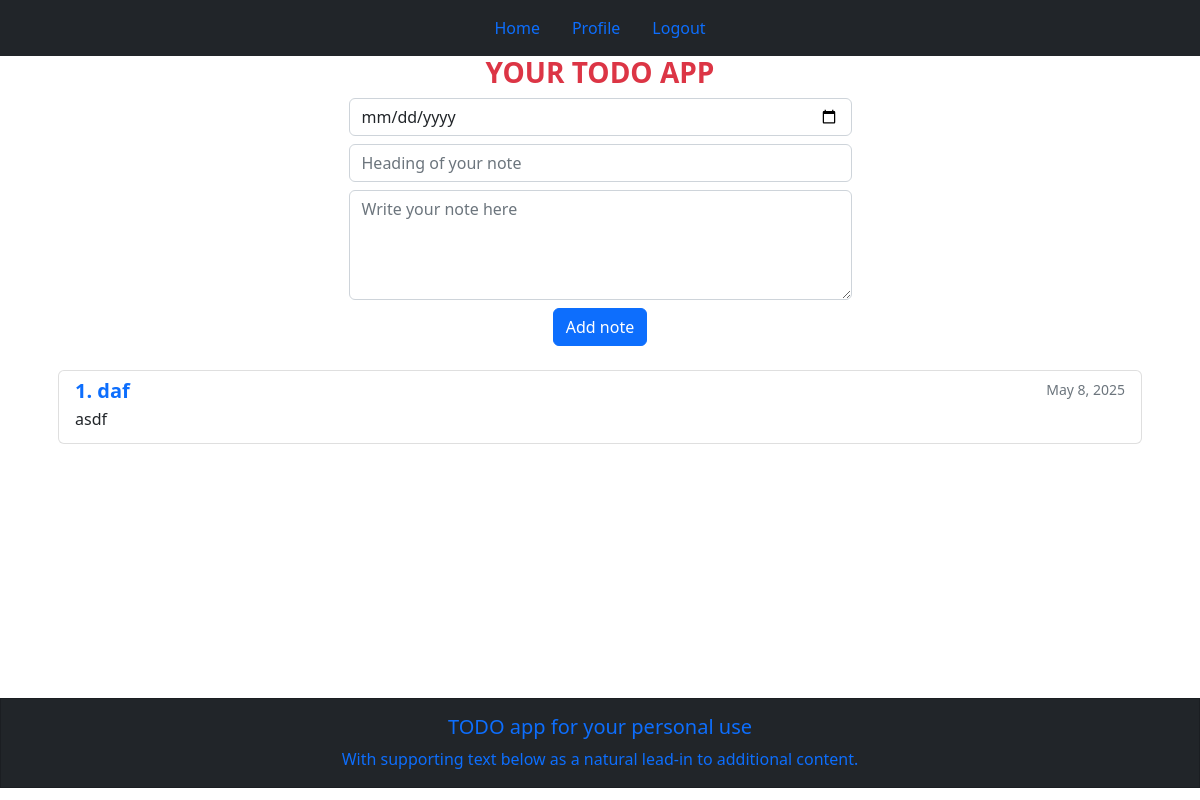
/home/ (signed in), run on an earlier commit of the app's database.
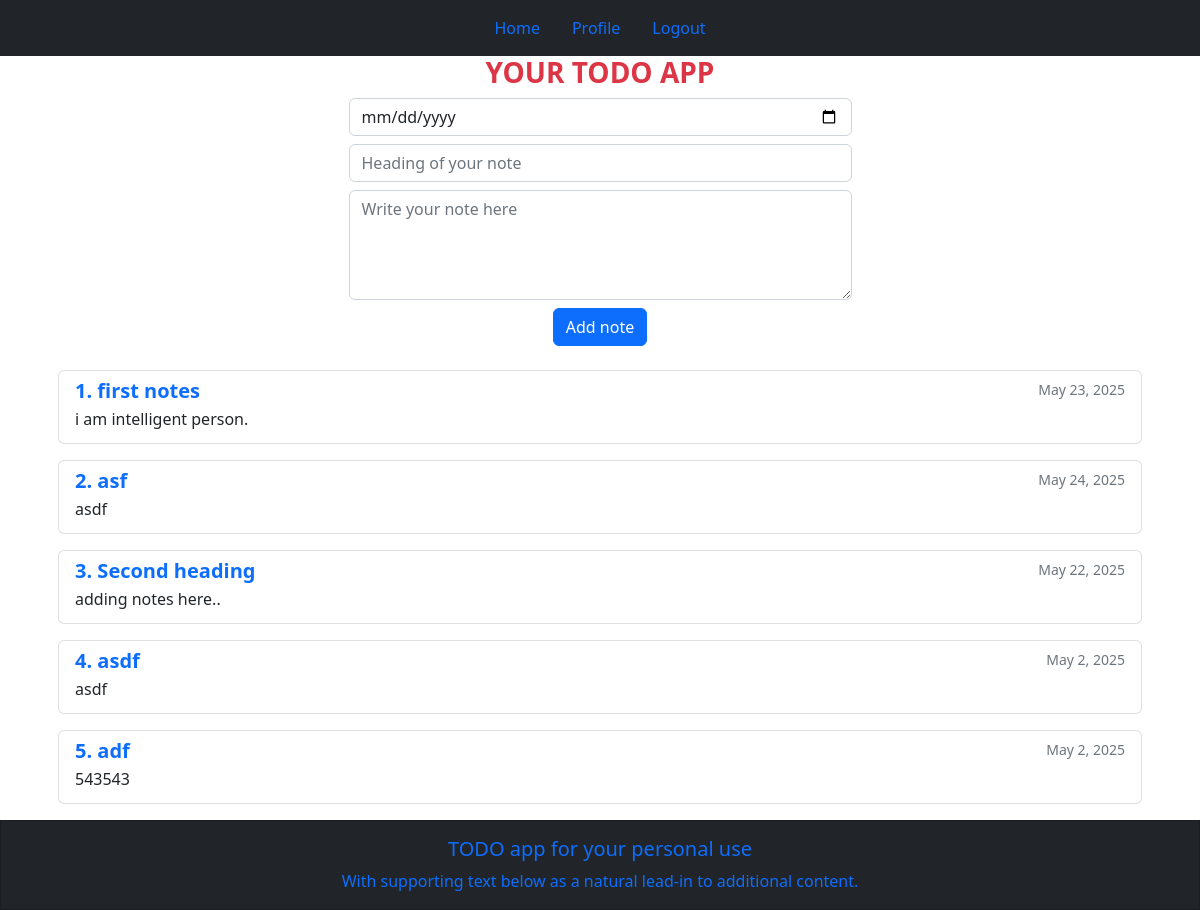
And on a later commit of the database.
### todoapp/models.py (models this page shows, shortened)
class Note(models.Model):
    noteheading = models.CharField(max_length=200 , default="Untitled note")
    note = models.CharField(max_length=200)
    date = models.DateField(default=date.today)

### todoapp/views.py (the view, shortened to what this page needs)
# urls.py: 2. Add a URL to urlpatterns:  path('', views.home, name='home')
@login_required(login_url='/login/')
def home(request):
    todos = Note.objects.all()
    return render(request, 'home.html', {'todos': todos})

### templates/home.html (shortened to what this page needs)
{% extends "base.html" %}
{% block content %}
<div class="container">
    <div class="row">
        <div class="col-md-12 d-flex justify-content-center">
            <h3 class="text-center fw-bold text-danger">YOUR TODO APP</h3>
        </div>
    </div>
    <div class="row">
        <div class="col-md-12 d-flex justify-content-center">
            <form action="{% url 'home' %}" method="post" class="form-inline">
                <div class="form-group mb-2">
                    <input type="date" name='date' class='form-control' >
                </div>
                <div class="form-group mb-2">
                    <input class="form-control" name="noteheading" placeholder="Heading of your note" rows="4" cols="50" >
                </div>
                <div class="form-group mb-2">
                    <textarea class="form-control" name="note" placeholder="Write your note here" rows="4" cols="50" required></textarea>
                </div>
                <div class="form-group mb-2 ml-2 text-center">
                    <button type="submit" class="btn btn-primary">Add note</button>
                </div>
            </form>
        </div>
    </div>
    <div class="row z-index-0">
        {% if todos %}
        <div class="col-md-12">
            {% for todo in todos %}
            <div class="list-group m-3">
                <a href="{% url "noteitems" todo.id %}" class="list-group-item list-group-item-action">
                    <div class="d-flex w-100 justify-content-between">
                        <h5 class="mb-1 fw-bold text-primary">{{forloop.counter}}. {{todo.noteheading}}</h5>
                        <small class="text-muted">{{todo.date}}</small>
                    </div>
                    <p class="mb-1">{{todo.note}}</p>
                </a>
            </div>
            {% endfor %}
        </div>
        {% else %}
            <h4 class='text-center mt-5 display-4'>Empty notes</h4>
        {% endif %}
    </div>
</div>
{% endblock  %}

### templates/base.html (shortened to what this page needs)
<!DOCTYPE html>
<html lang="en">
  <head>
    <link
      rel="stylesheet"
      href="https://cdn.jsdelivr.net/npm/bootstrap@5.2.3/dist/css/bootstrap.min.css"
    />
  </head>
  <body>
    <nav class="navbar  navbar-dark justify-content-center bg-dark">
      <ul class="nav justify-content-center">
        <li class="nav-item">
          <a class="nav-link active" aria-current="page" href="{% url "home" %}">Home</a>
        </li>
        <li class="nav-item">
          <a class="nav-link" href="{% url 'profile' %}">Profile</a>
        </li>
        {% if user.is_authenticated %}
        <li class="nav-item">
          <a class="nav-link" href="{% url "logout" %}">Logout</a>
        </li>
        {% else %}
        <li class="nav-item">
          <a class="nav-link" href='{% url "login" %}'>Login</a>
        </li>
        {% endif %}
      </ul>
    </nav>
    <div style="min-height: 80.3vh;">
      {% block content %}
      {% endblock %}
    </div>
    <div class="card text-primary text-center bg-dark rounded-0">
      <div class="card-body">
        <h5 class="card-title">TODO app for your personal use</h5>
        <p class="card-text">With supporting text below as a natural lead-in to additional content.</p>
      </div>
    </div>
  </body>
</html>

What changed in the data, as far as the page shows it:
removed Note: noteheading "daf", date "May 8, 2025", note "asdf"
added Note: noteheading "first notes", date "May 23, 2025", note "i am intelligent person."
added Note: noteheading "asf", date "May 24, 2025", note "asdf"
added Note: noteheading "Second heading", date "May 22, 2025", note "adding notes here.."
added Note: noteheading "asdf", date "May 2, 2025", note "asdf"
added Note: noteheading "adf", date "May 2, 2025", note "543543"
